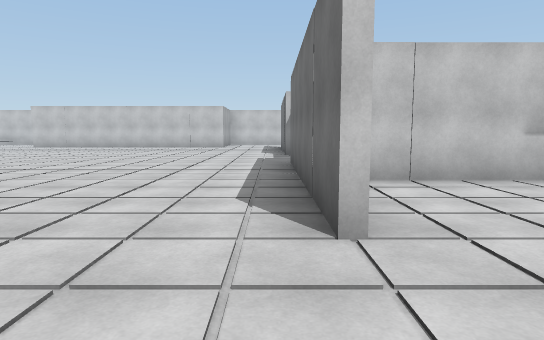
View 1 (above)

22 first-person views from a walk through a 3-D level made in the Unity game engine. The camera is 1.4 m above the floor, tilts 6° down and sees 75° across. The floor is counted in squares, 2 m on a side. Each view is taken from the middle of a square. On the plan, view 1 faces up. The plan holds only what a view shows up to about 11 squares ahead; the rest is blank. The place goes on beyond the plan. The player is left out.

View 2
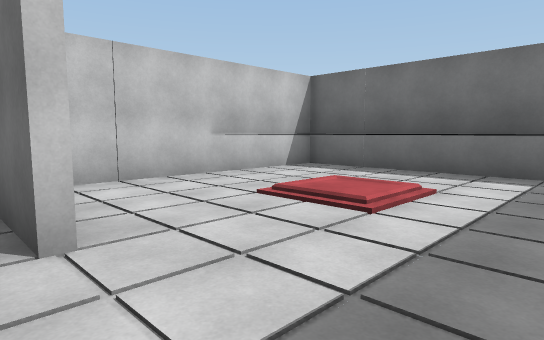

View 3
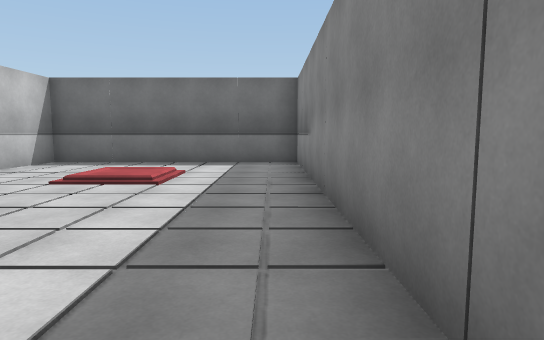

View 4
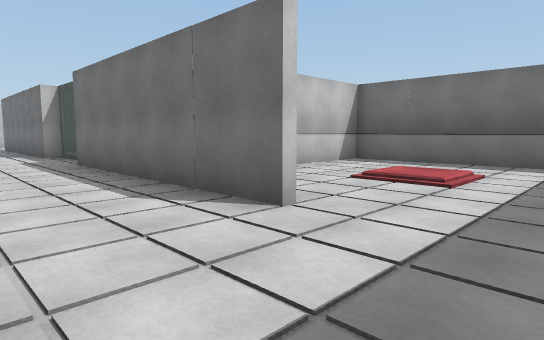

View 5
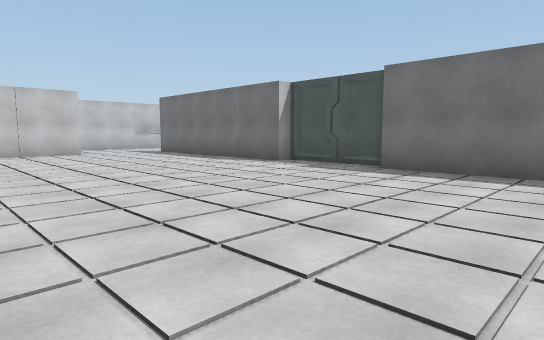

View 6
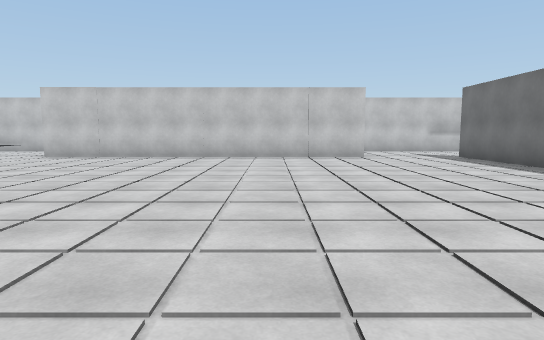

View 7
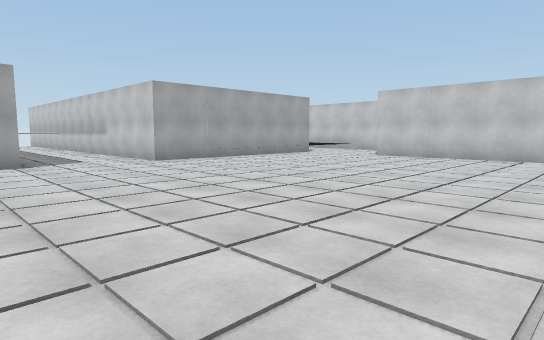

View 8
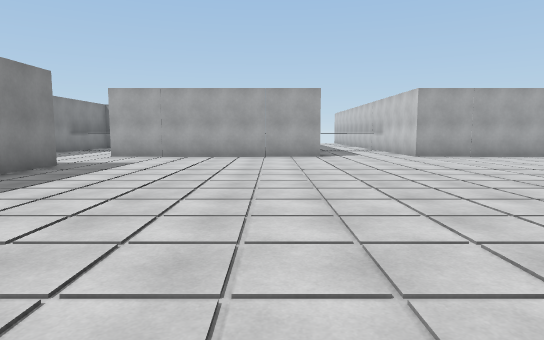

View 9
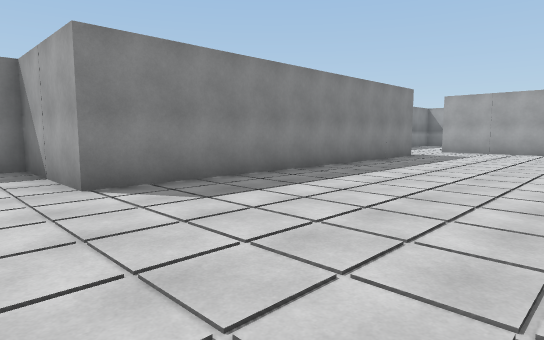

View 10
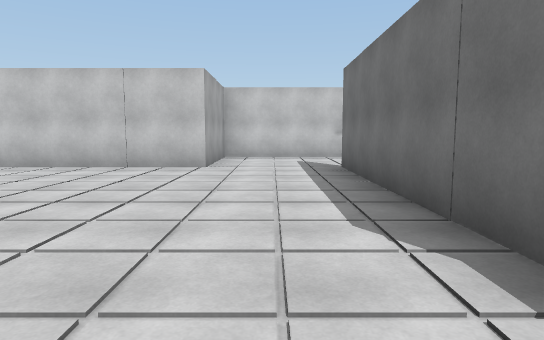

View 11
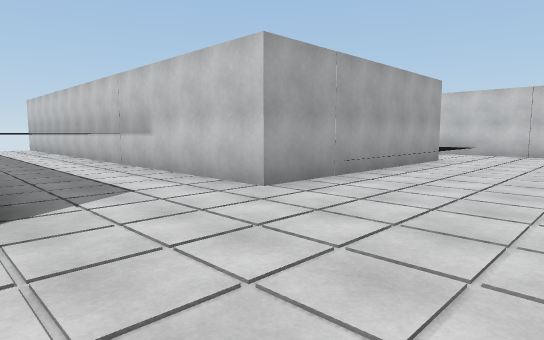

View 12
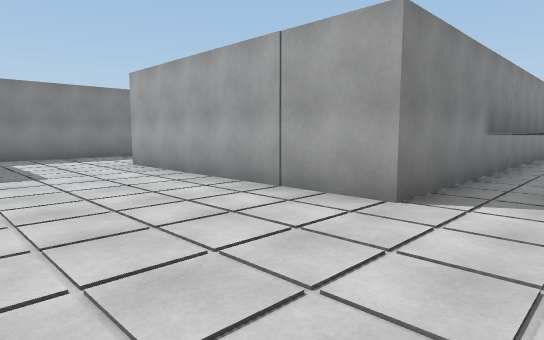

View 13
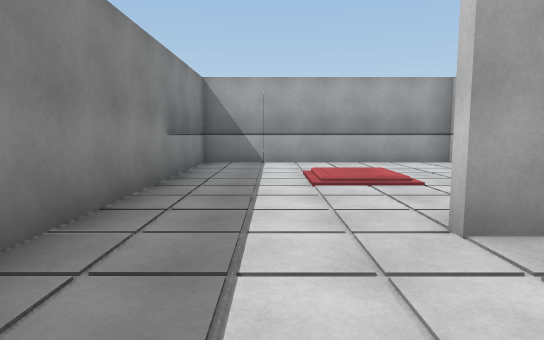

View 14
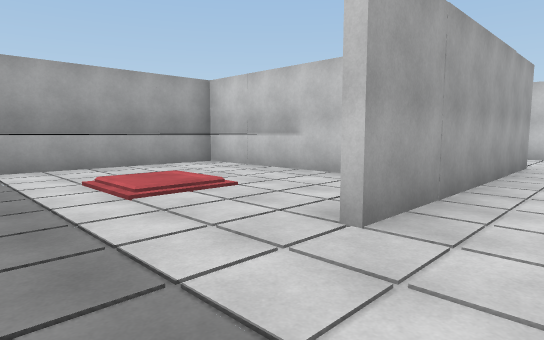

View 15
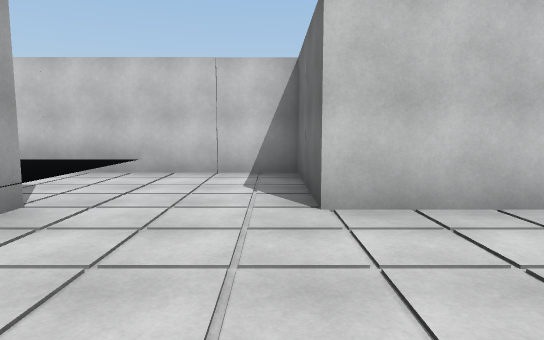

View 16
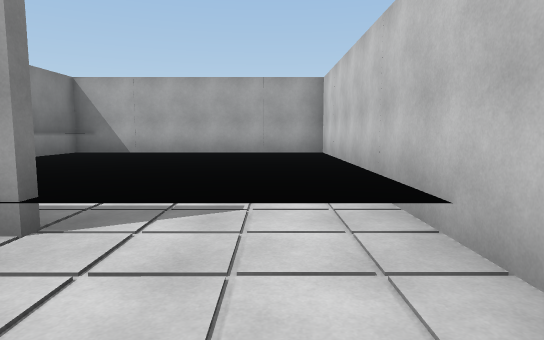

View 17
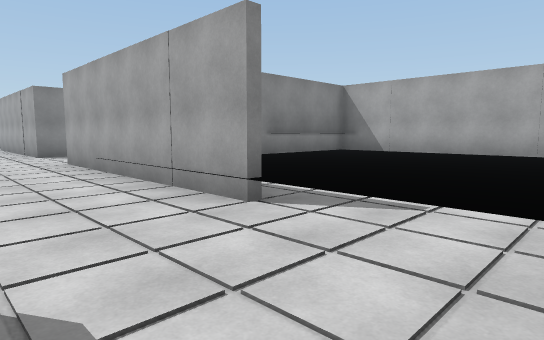

View 18
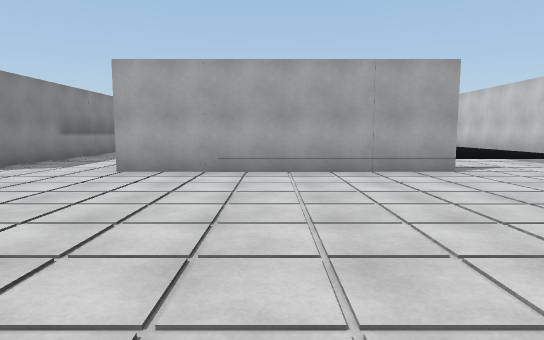

View 19
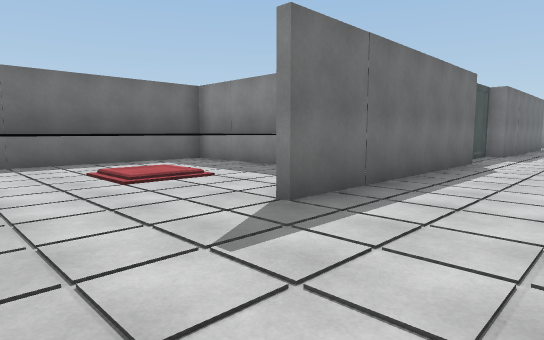

View 20
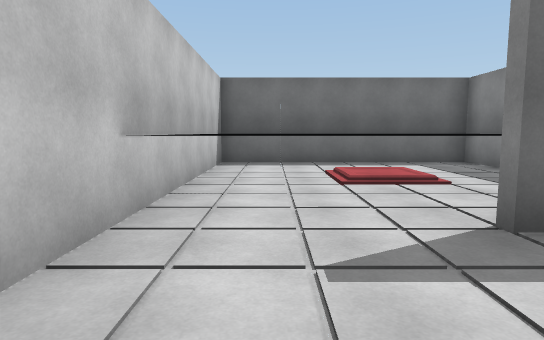

View 21
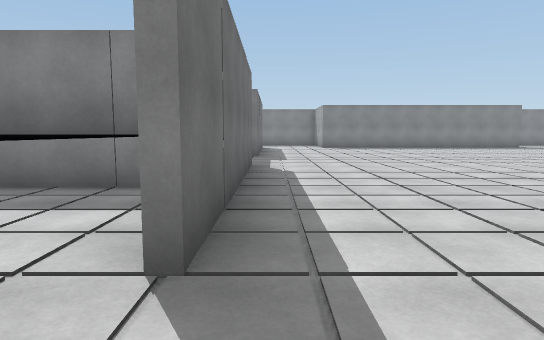

View 22
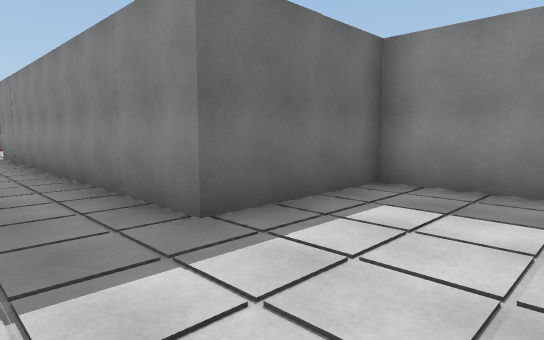

### Floor plan
Key: @ floor where view 1 was taken; # wall or solid block; x gap in a wall; . main floor; : floor 0.5 m higher than the main floor; / step, stairs or slope; ^ raised ledge.
Columns run from 23 left of view 1 to 6 right of it. Each row starts with its distance up from view 1.
 21    ##########       ####
 20   #::::::...#       #...^^^^^^
 19   #::::::...#       #...^  ^^^
 18   #::::::...#########...^  ^ ^
 17   #:::::#...............x    ^
 16   #:::::#...............#    ^
 15   #:::: #...............#    ^
 14    ######...............#^^^^^
 13         #...............#
 12       ###...............#
 11 ^^^^^^..................#
 10       ..................#
  9      ^..................#
  8 ^^^^^^###...............#
  7         #...............#
  6       ###..............####
  5    ^^^..#..............#...^^^
  4    ^  ..#..............#...^ ^
  3    ^ ^/.#..............#../^^^
  2    ^^^/.....#########...../^ ^
  1   ^^^ ......#       #......^^^
  0    ^  ......#       #..@...^ ^
 -1    ^^^#######       #######^^^

Where each view was taken, in squares from view 1:
view 1: 0 up, 0 right, facing up
view 2: 0 up, 0 right, facing up-right
view 3: 0 up, 2 left, facing right
view 4: 0 up, 2 left, facing up-right
view 5: 5 up, 6 left, facing up-right
view 6: 7 up, 5 left, facing up
view 7: 7 up, 6 left, facing up-left
view 8: 7 up, 4 left, facing left
view 9: 7 up, 1 left, facing down-left
view 10: 10 up, 1 left, facing up
view 11: 8 up, 11 left, facing up-left
view 12: 10 up, 11 left, facing down-left
view 13: 1 up, 12 left, facing left
view 14: 0 up, 13 left, facing up-left
view 15: 14 up, 12 left, facing up
view 16: 19 up, 12 left, facing left
view 17: 20 up, 12 left, facing down-left
view 18: 14 up, 8 left, facing left
view 19: 20 up, 2 left, facing down-right
view 20: 19 up, 2 left, facing right
view 21: 19 up, 0 right, facing down
view 22: 4 up, 14 left, facing down-right
